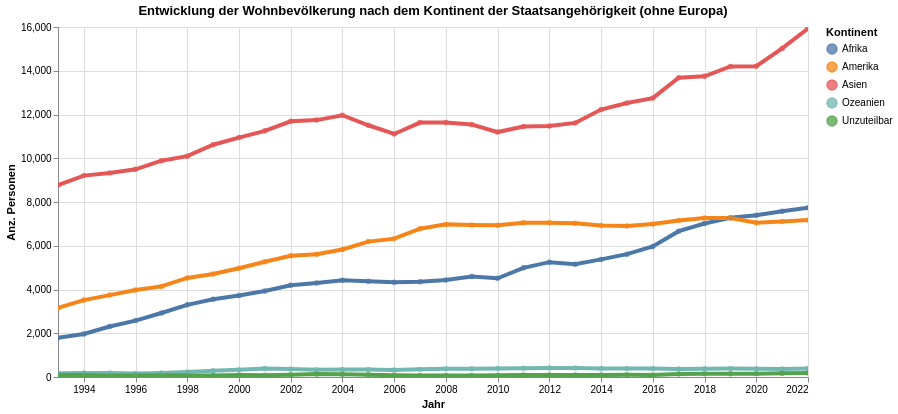

Notebook source saved alongside this figure:
### Code cell
myTitle="Entwicklung der Wohnbevölkerung nach dem Kontinent der Staatsangehörigkeit (ohne Europa)"

highlight = alt.selection(type='single', on='mouseover',
                          fields=['KontinentLang'], nearest=True)
#x='date:StichtagDatJahr',
base = alt.Chart(myAggBar.reset_index().query('KontinentSort > 1'), title=myTitle).encode(
    x=alt.X('Jahr', axis=alt.Axis(title='Jahr'))# , axis=alt.Axis(format='%', title='percentage')
    , y=alt.X('sum_AnzBestWir', axis=alt.Axis(title='Anz. Personen'))
    , color=alt.Color('KontinentLang', legend=alt.Legend(title="Kontinent", orient="right"))  
    ,tooltip=['Jahr', 'KontinentLang','sum_AnzBestWir']    
)
points = base.mark_circle().encode(
    opacity=alt.value(0.75)
).add_selection(
    highlight
).properties(
    width=750 , height=350
)
lines = base.mark_line().encode(
    size=alt.condition(~highlight, alt.value(1.2), alt.value(4))
).interactive()

lines + points

### Figure 1 — Vega-Lite specification as saved in the notebook (floating-point values rounded to 4 significant figures; data arrays with more than 128 entries replaced by an {"elided": "..."} marker saying what was removed)
{"config": {"view": {"continuousWidth": 400, "continuousHeight": 300}}, "layer": [{"mark": "line", "encoding": {"color": {"type": "nominal", "field": "KontinentLang", "legend": {"orient": "right", "title": "Kontinent"}}, "size": {"condition": {"value": 1.2, "selection": {"not": "selector001"}}, "value": 4}, "tooltip": [{"type": "temporal", "field": "Jahr"}, {"type": "nominal", "field": "KontinentLang"}, {"type": "quantitative", "field": "sum_AnzBestWir"}], "x": {"type": "temporal", "axis": {"title": "Jahr"}, "field": "Jahr"}, "y": {"type": "quantitative", "axis": {"title": "Anz. Personen"}, "field": "sum_AnzBestWir"}}, "selection": {"selector002": {"type": "interval", "bind": "scales", "encodings": ["x", "y"]}}, "title": "Entwicklung der Wohnbevölkerung nach dem Kontinent der Staatsangehörigkeit (ohne Europa)"}, {"mark": "circle", "encoding": {"color": {"type": "nominal", "field": "KontinentLang", "legend": {"orient": "right", "title": "Kontinent"}}, "opacity": {"value": 0.75}, "tooltip": [{"type": "temporal", "field": "Jahr"}, {"type": "nominal", "field": "KontinentLang"}, {"type": "quantitative", "field": "sum_AnzBestWir"}], "x": {"type": "temporal", "axis": {"title": "Jahr"}, "field": "Jahr"}, "y": {"type": "quantitative", "axis": {"title": "Anz. Personen"}, "field": "sum_AnzBestWir"}}, "height": 350, "selection": {"selector001": {"type": "single", "on": "mouseover", "fields": ["KontinentLang"], "nearest": true}}, "title": "Entwicklung der Wohnbevölkerung nach dem Kontinent der Staatsangehörigkeit (ohne Europa)", "width": 750}], "data": {"name": "data-d2dab7de6a4bd4641ecb0ae437b69240"}, "$schema": "https://vega.github.io/schema/vega-lite/v4.8.1.json", "datasets": {"data-d2dab7de6a4bd4641ecb0ae437b69240": {"elided": "150 records"}}}
